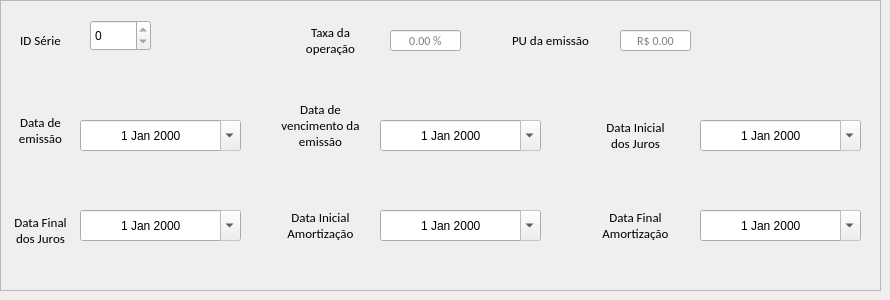
            <widget class="QWidget" name="tab_4">
             <attribute name="title">
              <string>Quarta</string>
             </attribute>
             <widget class="QFrame" name="frame_27">
              <property name="geometry">
               <rect>
                <x>0</x>
                <y>0</y>
                <width>881</width>
                <height>291</height>
               </rect>
              </property>
              <property name="frameShape">
               <enum>QFrame::StyledPanel</enum>
              </property>
              <property name="frameShadow">
               <enum>QFrame::Raised</enum>
              </property>
              <widget class="QLabel" name="taxaOperacao_3">
               <property name="geometry">
                <rect>
                 <x>300</x>
                 <y>20</y>
                 <width>61</width>
                 <height>41</height>
                </rect>
               </property>
               <property name="font">
                <font>
                 <family>Calibri</family>
                 <pointsize>10</pointsize>
                </font>
               </property>
               <property name="text">
                <string>Taxa da operação</string>
               </property>
               <property name="alignment">
                <set>Qt::AlignCenter</set>
               </property>
               <property name="wordWrap">
                <bool>true</bool>
               </property>
              </widget>
              <widget class="QLineEdit" name="le_taxa_operacao_3">
               <property name="enabled">
                <bool>true</bool>
               </property>
               <property name="geometry">
                <rect>
                 <x>390</x>
                 <y>30</y>
                 <width>71</width>
                 <height>21</height>
                </rect>
               </property>
               <property name="sizePolicy">
                <sizepolicy hsizetype="Ignored" vsizetype="Expanding">
                 <horstretch>0</horstretch>
                 <verstretch>0</verstretch>
                </sizepolicy>
               </property>
               <property name="minimumSize">
                <size>
                 <width>0</width>
                 <height>21</height>
                </size>
               </property>
               <property name="maximumSize">
                <size>
                 <width>300</width>
                 <height>21</height>
                </size>
               </property>
               <property name="font">
                <font>
                 <family>Calibri</family>
                 <pointsize>9</pointsize>
                </font>
               </property>
               <property name="alignment">
                <set>Qt::AlignCenter</set>
               </property>
               <property name="readOnly">
                <bool>true</bool>
               </property>
               <property name="placeholderText">
                <string>0.00 %</string>
               </property>
              </widget>
              <widget class="QLabel" name="pu_emissao_3">
               <property name="geometry">
                <rect>
                 <x>510</x>
                 <y>20</y>
                 <width>81</width>
                 <height>41</height>
                </rect>
               </property>
               <property name="font">
                <font>
                 <family>Calibri</family>
                 <pointsize>10</pointsize>
                </font>
               </property>
               <property name="text">
                <string>PU da emissão</string>
               </property>
               <property name="alignment">
                <set>Qt::AlignCenter</set>
               </property>
               <property name="wordWrap">
                <bool>true</bool>
               </property>
              </widget>
              <widget class="QLineEdit" name="le_pu_emissao_3">
               <property name="enabled">
                <bool>true</bool>
               </property>
               <property name="geometry">
                <rect>
                 <x>620</x>
                 <y>30</y>
                 <width>71</width>
                 <height>21</height>
                </rect>
               </property>
               <property name="sizePolicy">
                <sizepolicy hsizetype="Ignored" vsizetype="Expanding">
                 <horstretch>0</horstretch>
                 <verstretch>0</verstretch>
                </sizepolicy>
               </property>
               <property name="minimumSize">
                <size>
                 <width>0</width>
                 <height>21</height>
                </size>
               </property>
               <property name="maximumSize">
                <size>
                 <width>300</width>
                 <height>21</height>
                </size>
               </property>
               <property name="font">
                <font>
                 <family>Calibri</family>
                 <pointsize>9</pointsize>
                </font>
               </property>
               <property name="alignment">
                <set>Qt::AlignCenter</set>
               </property>
               <property name="readOnly">
                <bool>true</bool>
               </property>
               <property name="placeholderText">
                <string>R$ 0.00</string>
               </property>
              </widget>
              <widget class="QLabel" name="dataEmissao_3">
               <property name="geometry">
                <rect>
                 <x>10</x>
                 <y>110</y>
                 <width>61</width>
                 <height>41</height>
                </rect>
               </property>
               <property name="font">
                <font>
                 <family>Calibri</family>
                 <pointsize>10</pointsize>
                </font>
               </property>
               <property name="text">
                <string>Data de emissão</string>
               </property>
               <property name="alignment">
                <set>Qt::AlignCenter</set>
               </property>
               <property name="wordWrap">
                <bool>true</bool>
               </property>
              </widget>
              <widget class="QDateEdit" name="de_data_emissao_3">
               <property name="enabled">
                <bool>true</bool>
               </property>
               <property name="geometry">
                <rect>
                 <x>80</x>
                 <y>120</y>
                 <width>161</width>
                 <height>31</height>
                </rect>
               </property>
               <property name="alignment">
                <set>Qt::AlignCenter</set>
               </property>
               <property name="readOnly">
                <bool>true</bool>
               </property>
               <property name="calendarPopup">
                <bool>true</bool>
               </property>
              </widget>
              <widget class="QLabel" name="dataVencimentoEmissao_3">
               <property name="geometry">
                <rect>
                 <x>280</x>
                 <y>100</y>
                 <width>81</width>
                 <height>51</height>
                </rect>
               </property>
               <property name="font">
                <font>
                 <family>Calibri</family>
                 <pointsize>10</pointsize>
                </font>
               </property>
               <property name="text">
                <string>Data de vencimento da  emissão</string>
               </property>
               <property name="alignment">
                <set>Qt::AlignCenter</set>
               </property>
               <property name="wordWrap">
                <bool>true</bool>
               </property>
              </widget>
              <widget class="QDateEdit" name="de_data_vencimento_emissao_3">
               <property name="enabled">
                <bool>true</bool>
               </property>
               <property name="geometry">
                <rect>
                 <x>380</x>
                 <y>120</y>
                 <width>161</width>
                 <height>31</height>
                </rect>
               </property>
               <property name="alignment">
                <set>Qt::AlignCenter</set>
               </property>
               <property name="readOnly">
                <bool>true</bool>
               </property>
               <property name="calendarPopup">
                <bool>true</bool>
               </property>
              </widget>
              <widget class="QLabel" name="dataInicialJuros_3">
               <property name="geometry">
                <rect>
                 <x>600</x>
                 <y>110</y>
                 <width>71</width>
                 <height>51</height>
                </rect>
               </property>
               <property name="font">
                <font>
                 <family>Calibri</family>
                 <pointsize>10</pointsize>
                </font>
               </property>
               <property name="text">
                <string>Data Inicial dos Juros</string>
               </property>
               <property name="alignment">
                <set>Qt::AlignCenter</set>
               </property>
               <property name="wordWrap">
                <bool>true</bool>
               </property>
              </widget>
              <widget class="QDateEdit" name="de_data_inicial_juros_3">
               <property name="enabled">
                <bool>true</bool>
               </property>
               <property name="geometry">
                <rect>
                 <x>700</x>
                 <y>120</y>
                 <width>161</width>
                 <height>31</height>
                </rect>
               </property>
               <property name="alignment">
                <set>Qt::AlignCenter</set>
               </property>
               <property name="readOnly">
                <bool>true</bool>
               </property>
               <property name="calendarPopup">
                <bool>true</bool>
               </property>
              </widget>
              <widget class="QLabel" name="dataFinalJuros_3">
               <property name="geometry">
                <rect>
                 <x>10</x>
                 <y>210</y>
                 <width>61</width>
                 <height>41</height>
                </rect>
               </property>
               <property name="font">
                <font>
                 <family>Calibri</family>
                 <pointsize>10</pointsize>
                </font>
               </property>
               <property name="text">
                <string>Data Final dos Juros</string>
               </property>
               <property name="alignment">
                <set>Qt::AlignCenter</set>
               </property>
               <property name="wordWrap">
                <bool>true</bool>
               </property>
              </widget>
              <widget class="QDateEdit" name="de_data_final_juros_3">
               <property name="enabled">
                <bool>true</bool>
               </property>
               <property name="geometry">
                <rect>
                 <x>80</x>
                 <y>210</y>
                 <width>161</width>
                 <height>31</height>
                </rect>
               </property>
               <property name="alignment">
                <set>Qt::AlignCenter</set>
               </property>
               <property name="readOnly">
                <bool>true</bool>
               </property>
               <property name="calendarPopup">
                <bool>true</bool>
               </property>
              </widget>
              <widget class="QLabel" name="dataInicialAmortizacao_3">
               <property name="geometry">
                <rect>
                 <x>280</x>
                 <y>200</y>
                 <width>81</width>
                 <height>51</height>
                </rect>
               </property>
               <property name="font">
                <font>
                 <family>Calibri</family>
                 <pointsize>10</pointsize>
                </font>
               </property>
               <property name="text">
                <string>Data Inicial Amortização</string>
               </property>
               <property name="alignment">
                <set>Qt::AlignCenter</set>
               </property>
               <property name="wordWrap">
                <bool>true</bool>
               </property>
              </widget>
              <widget class="QDateEdit" name="de_data_inicial_amortizacao_3">
               <property name="enabled">
                <bool>true</bool>
               </property>
               <property name="geometry">
                <rect>
                 <x>380</x>
                 <y>210</y>
                 <width>161</width>
                 <height>31</height>
                </rect>
               </property>
               <property name="alignment">
                <set>Qt::AlignCenter</set>
               </property>
               <property name="readOnly">
                <bool>true</bool>
               </property>
               <property name="calendarPopup">
                <bool>true</bool>
               </property>
              </widget>
              <widget class="QLabel" name="dataFinalAmortizacao_3">
               <property name="geometry">
                <rect>
                 <x>600</x>
                 <y>200</y>
                 <width>71</width>
                 <height>51</height>
                </rect>
               </property>
               <property name="font">
                <font>
                 <family>Calibri</family>
                 <pointsize>10</pointsize>
                </font>
               </property>
               <property name="text">
                <string>Data Final Amortização</string>
               </property>
               <property name="alignment">
                <set>Qt::AlignCenter</set>
               </property>
               <property name="wordWrap">
                <bool>true</bool>
               </property>
              </widget>
              <widget class="QDateEdit" name="de_data_final_amortizacao_3">
               <property name="enabled">
                <bool>true</bool>
               </property>
               <property name="geometry">
                <rect>
                 <x>700</x>
                 <y>210</y>
                 <width>161</width>
                 <height>31</height>
                </rect>
               </property>
               <property name="alignment">
                <set>Qt::AlignCenter</set>
               </property>
               <property name="readOnly">
                <bool>true</bool>
               </property>
               <property name="calendarPopup">
                <bool>true</bool>
               </property>
              </widget>
              <widget class="QLabel" name="ID_serie_3">
               <property name="geometry">
                <rect>
                 <x>10</x>
                 <y>20</y>
                 <width>61</width>
                 <height>41</height>
                </rect>
               </property>
               <property name="font">
                <font>
                 <family>Calibri</family>
                 <pointsize>10</pointsize>
                </font>
               </property>
               <property name="text">
                <string>ID Série</string>
               </property>
               <property name="alignment">
                <set>Qt::AlignCenter</set>
               </property>
               <property name="wordWrap">
                <bool>true</bool>
               </property>
              </widget>
              <widget class="QSpinBox" name="spinBox_serie_3">
               <property name="enabled">
                <bool>true</bool>
               </property>
               <property name="geometry">
                <rect>
                 <x>90</x>
                 <y>20</y>
                 <width>61</width>
                 <height>31</height>
                </rect>
               </property>
               <property name="readOnly">
                <bool>true</bool>
               </property>
              </widget>
             </widget>
            </widget>
